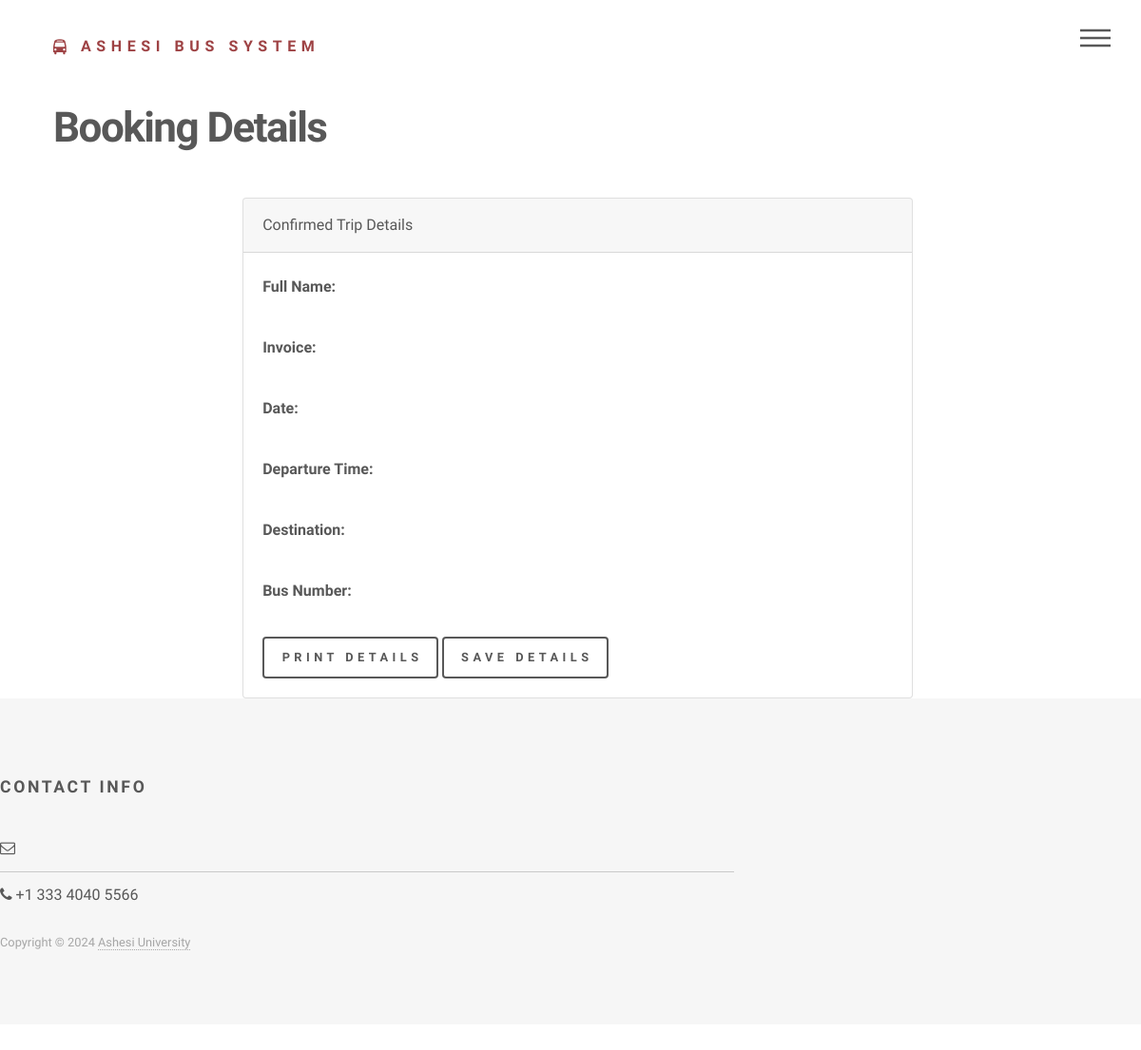
The app's page /trip-details.php (signed in), older data.
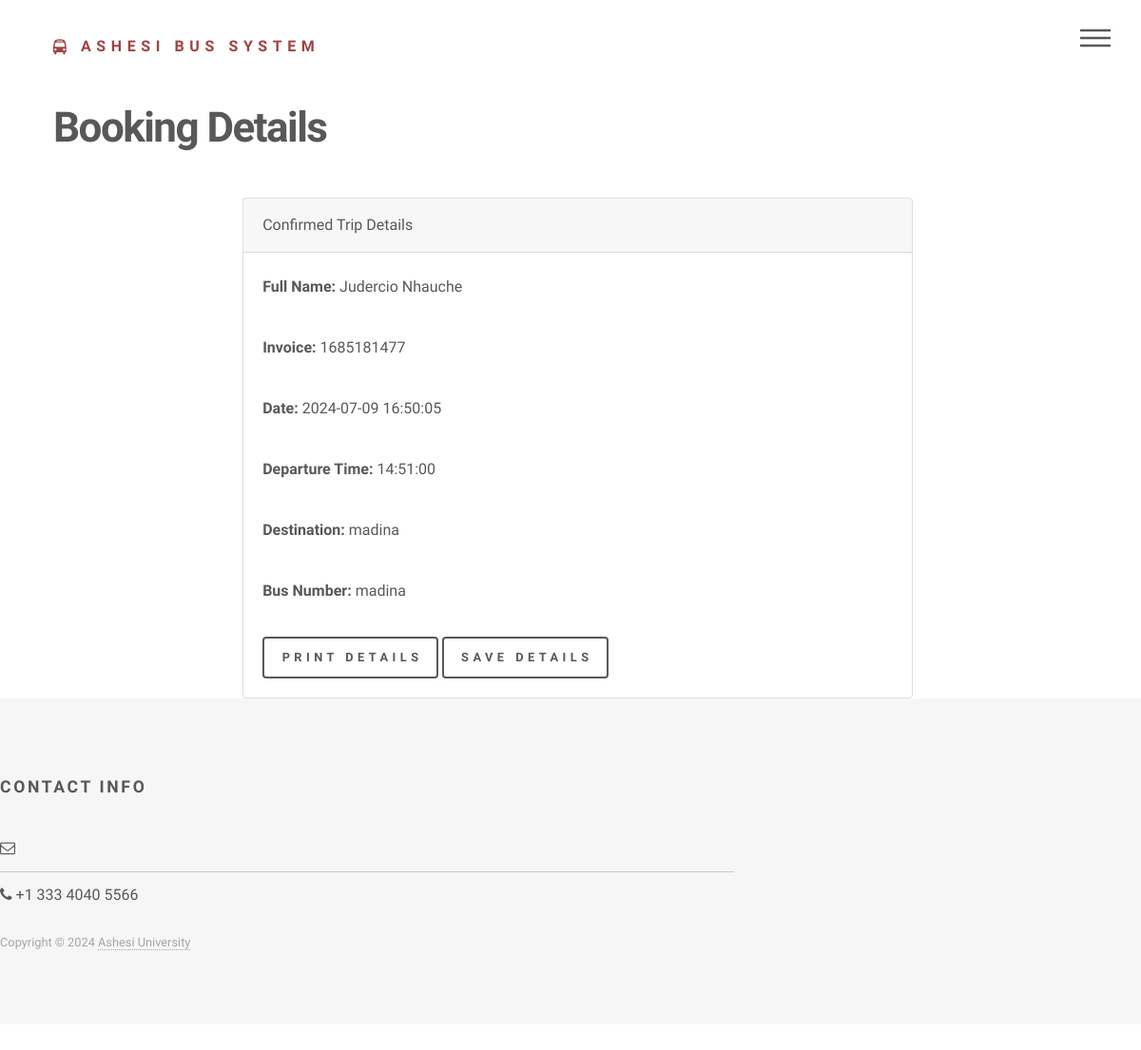
The same page, newer data.
### tables this page shows
CREATE TABLE `booking` (
  `booking_id` int(11) NOT NULL,
  `user_id` int(11) DEFAULT NULL,
  `title` varchar(10) DEFAULT NULL,
  `fname` varchar(50) NOT NULL,
  `lname` varchar(50) NOT NULL,
  `email` varchar(100) NOT NULL,
  `phone` varchar(20) NOT NULL,
  `departure_time` time NOT NULL,
  `pickup_location` varchar(50) NOT NULL,
  `dropoff_location` varchar(50) NOT NULL,
  `number_of_seats` int(11) NOT NULL,
  `invoice_number` varchar(50) NOT NULL,
  `created_at` timestamp NOT NULL DEFAULT current_timestamp()
);

### trip-details.php (the view, shortened to what this page needs)
<?php
require 'config/connection.php';
if (isset($_SESSION['user_id'])) {
	$user_id = $_SESSION['user_id'];
	$sql = "SELECT * FROM booking WHERE user_id = ? ORDER BY created_at DESC LIMIT 1";
	if ($stmt = $connection->prepare($sql)) {
		$stmt->bind_param("i", $user_id);
		$stmt->execute();
		$result = $stmt->get_result();
		$booking = $result->fetch_assoc();
	} else {
		echo "Error: " . $connection->error;
	}
} else {
	echo "User is not logged in.";
	exit;
}
?>
<!DOCTYPE HTML>
<html>
<head>
	<link rel="stylesheet" href="assets/bootstrap/css/bootstrap.min.css" />
	<link rel="stylesheet" href="assets/css/main.css" />
</head>
<body class="is-preload">
	<div id="wrapper">
		<?php
		include "header.php";
		?>
		<div id="main">
			<div class="inner">
				<h1>Booking Details</h1>
				<div class="container">
					<div class="row">
						<div class="col-md-8 offset-md-2">
							<div class="card">
								<div class="card-header">
									Confirmed Trip Details
								</div>
								<div class="card-body">
									<p><strong>Full Name:</strong> <?php echo $booking['fname'] . ' ' . $booking['lname']; ?></p>
									<p><strong>Invoice:</strong> <?php echo $booking['invoice_number']; ?></p>
									<p><strong>Date:</strong> <?php echo $booking['created_at']; ?></p>
									<p><strong>Departure Time:</strong> <?php echo $booking['departure_time']; ?></p>
									<p><strong>Destination:</strong> <?php echo $booking['dropoff_location']; ?></p>
									<p><strong>Bus Number:</strong> <?php echo $booking['pickup_location']; ?></p>
									<button onclick="window.print()">Print Details</button>
									<button onclick="saveBookingDetails()">Save Details</button>
								</div>
							</div>
						</div>
					</div>
				</div>
			</div>
			<?php include 'footer.php' ?>
		</div>
</body>
</html>

Row changes from the older to the newer data that the page shows:
added booking: fname "Judercio", lname "Nhauche", invoice_number "1685181477", created_at "2024-07-09 16:50:05", departure_time "14:51:00", dropoff_location "madina", pickup_location "madina"
